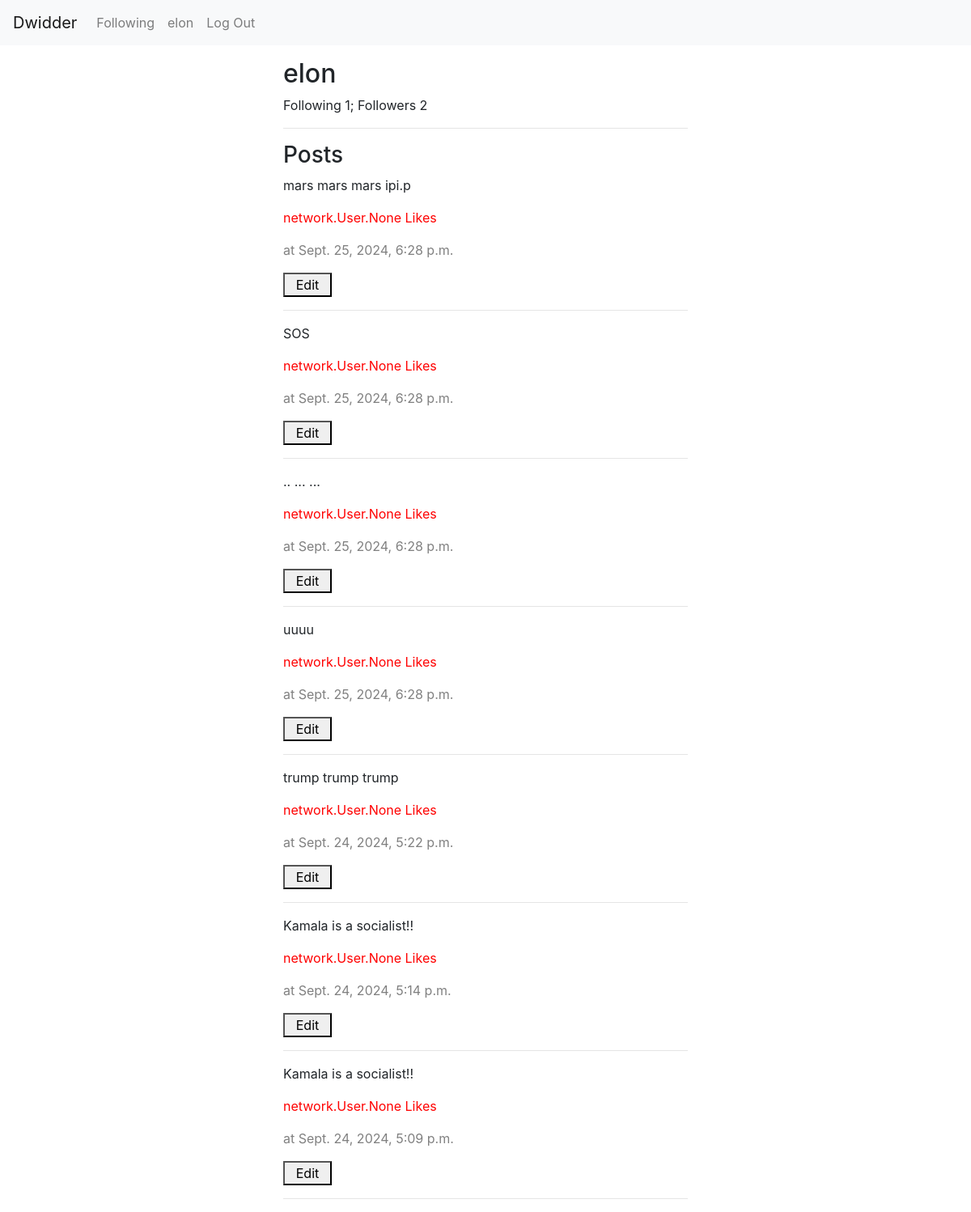
The page /profile/elon/ (signed in) on the database its author committed.
### network/models.py (models this page shows)
class User(AbstractUser):
    following = models.ManyToManyField('self', symmetrical=False,  related_name="followers")

class Post(models.Model):
    time= models.DateTimeField(auto_now_add=True)
    body = models.TextField(max_length=600)
    owner = models.ForeignKey(User, on_delete=models.CASCADE, related_name="posts" )
    likes = models.ManyToManyField(User, related_name='liked_posts', blank=True)

### network/views.py (the view, shortened to what this page needs)
# urls.py: path("profile/<str:account>/", views.profile, name="profile"),
def profile(request, account):
    account=User.objects.get(username=account)
    user=request.user
    owner=request.user==account
    following_n=account.following.count()
    followers_n=account.followers.count()
    posts = User.objects.get(username=account).posts.all().order_by('-time')
    paginator=Paginator(posts, 10)
    page_number=request.GET.get('page')
    page_obj = paginator.get_page(page_number)
    if not user.is_authenticated:
        return render(request, 'network/profile.html', {
            "account": account,
            "following": following_n,
            "followers": followers_n,
            "page_obj":page_obj
        })
    elif owner:
        return render(request, 'network/profile.html', {
            "owner": "owner",
            "account": account,
            "following": following_n,
            "followers": followers_n,
            "page_obj":page_obj
        })

### network/templates/network/profile.html (shortened to what this page needs)
{% extends "network/layout.html" %}
{% block body %}
    <h2>{{account.username}}</h2>
    <p>Following {{following}}; Followers {{followers}}</p>
    <hr>
    <h3>Posts</h3>
    {% for post in page_obj %}
        <div class="post" data-post-id="{{post.id}}">
            <p id="post-body-{{post.id}}">{{post.body}}</p>
            <p style="color:red">{{post.likes}} Likes</p>
            <p style="color:gray">at {{post.time}}</p>
            {% if owner %}
                <button class="edit-button">Edit</button>
            {% endif %}
            <hr>
        </div>
    {% endfor %}
{% endblock %}

### network/templates/network/layout.html (shortened to what this page needs)
{% load static %}
<!DOCTYPE html>
<html lang="en">
    <head>
        <link rel="stylesheet" href="https://stackpath.bootstrapcdn.com/bootstrap/4.4.1/css/bootstrap.min.css">
        <link href="{% static 'network/styles.css' %}" rel="stylesheet">
    </head>
    <body>
        <nav class="navbar navbar-expand-lg navbar-light bg-light">
            <a class="navbar-brand" href="{% url 'index' %}">Dwidder</a>
            <div>
              <ul class="navbar-nav mr-auto">
                {% if user.is_authenticated %}
                    <li class="nav-item">
                        <a class="nav-link" href="{% url 'following' %}">Following</a>
                    </li>
                    <li class="nav-item">
                        <a class="nav-link" href="{% url 'profile' user.username %}">{{ user.username }}</a>
                    </li>
                    <li class="nav-item">
                        <a class="nav-link" href="{% url 'logout' %}">Log Out</a>
                    </li>
                {% endif %}
              </ul>
            </div>
          </nav>
        <div class="body">
            <div class="pretty_body">
                {% block body %}
                {% endblock %}
            </div>
        </div>
    </body>
</html>

### network/static/network/styles.css (style rules this page uses)
button { width: 60px; }
.body { display: flex; justify-content: center; }
.pretty_body { width: 500px; }

### rows shown on the page
User: username "elon"
Post: body "mars mars mars ipi.p", likes "network.User.None", time "Sept. 25, 2024, 6:28 p.m."
Post: body "SOS", likes "network.User.None", time "Sept. 25, 2024, 6:28 p.m."
Post: body ".. ... ...", likes "network.User.None", time "Sept. 25, 2024, 6:28 p.m."
Post: body "uuuu", likes "network.User.None", time "Sept. 25, 2024, 6:28 p.m."
Post: body "trump trump trump", likes "network.User.None", time "Sept. 24, 2024, 5:22 p.m."
Post: body "Kamala is a socialist!!", likes "network.User.None", time "Sept. 24, 2024, 5:14 p.m."
Post: body "Kamala is a socialist!!", likes "network.User.None", time "Sept. 24, 2024, 5:09 p.m."

### other values the page prints
{{ following }} "1"
{{ followers }} "2"
